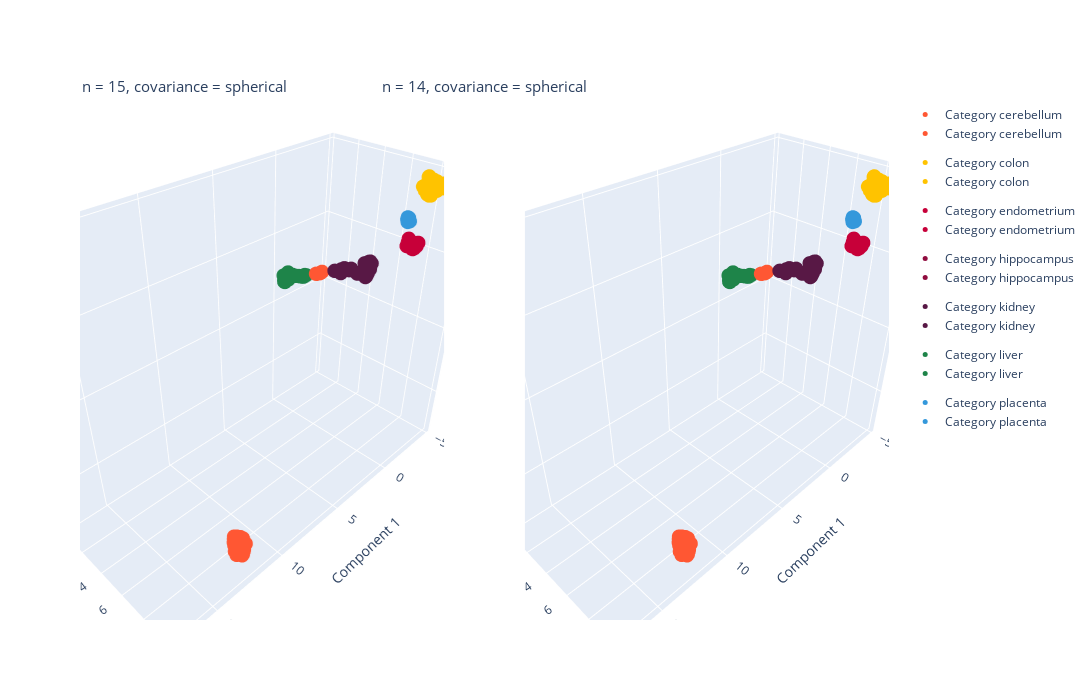

The notebook cell saved with this chart:
### Markdown cell above
By looking at the plots, it can be appreciated some differences, and, based on the fact that class numbers have nothing to do with the gaussian labels inasmuch as the second ones were assigned during the fitting process without having actual labels information. Thus, a check cluster task is performed to visualize the most frequent actual label in each gaussian cluster

### Code cell
# Declaring umap instance to use for plotting
svd_plot = UMAP(n_components=3, random_state=23)

# Creating the X_plot dataset
X_plot = svd_plot.fit_transform(X_sc)

# Plotting with Plotly
colors = ["#FF5733", "#FFC300", "#C70039", "#900C3F", "#581845", "#1E8449", "#3498DB",
          "#FF33FF", "#33FFCC", "#FF6666", "#99CC99", "#3399FF", "#FF9933", "#CC33FF", "#66CCCC"]

fig = make_subplots(rows=1, cols=2, specs=[[{'type': 'scatter3d'}, {'type': 'scatter3d'}]])

bases = pd.DataFrame()

for j in range(2):
    model = gaussian_models[j]
    X_plot_gauss = np.c_[X_plot, gaussian_labels[j]]
    
    # Creating a dataframe with gaussian clusters and actual labels
    base_information = {'gaussian_labels': gaussian_labels[j],
                        'actual_labels': y_label,
                        'label_name': y.to_numpy().ravel()}
    
    data_clusters = pd.DataFrame(base_information)
    
    # querying dataframe to verify most frequent label name per gaussian label
    gaussian_dict = data_clusters.groupby('gaussian_labels').agg({'label_name': lambda x: x.mode().iloc[0]}).to_dict()['label_name']
    data_clusters['predicted_label_name'] = data_clusters['gaussian_labels'].map(gaussian_dict) # predictions
    data_clusters['n_components'] = model.n_components
    data_clusters['covariance_type'] = model.covariance_type
    n_unique_predicted = len(np.unique(data_clusters['predicted_label_name']))

    # store in big dataframe
    bases = pd.concat([bases, data_clusters], axis=0, ignore_index=True)
    
    # Create 3D scatter plot
    for col_index, category in enumerate(np.unique(data_clusters['predicted_label_name'])):
        category_indices = (data_clusters['predicted_label_name'] == category)
        scatter = go.Scatter3d(x=X_plot_gauss[category_indices, 0], y=X_plot_gauss[category_indices, 1], z=X_plot_gauss[category_indices, 2],
                            mode='markers', marker=dict(color=colors[col_index], 
                                                            colorscale='Viridis', size=5),
                           name=f'Category {category}',
                           legendgroup=f'Category {category}')

        fig.add_trace(scatter, row=1, col=j + 1)

titles = [f'n = {gaussian_models[0].n_components}, covariance = {gaussian_models[0].covariance_type}',
          f'n = {gaussian_models[1].n_components}, covariance = {gaussian_models[1].covariance_type}']

# Configure the layout of the plot
fig.update_layout(scene1=dict(xaxis_title='Component 1', yaxis_title='Component 2', zaxis_title='Component 3'),
                  scene2=dict(xaxis_title='Component 1', yaxis_title='Component 2', zaxis_title='Component 3'),
                  width=1500,
                  height=700,
                  annotations=[
                      dict(
                          showarrow=False,
                          text=titles[0],
                          xref='paper', yref='paper',
                          x=0, y=1.05,
                          font=dict(size=15)
                      ),
                      dict(
                          showarrow=False,
                          text=titles[1],
                          xref='paper', yref='paper',
                          x=0.5, y=1.05,
                          font=dict(size=15)
                      )
                  ])

fig.show()

### Figure 1 — Plotly figure (JSON) as saved in the notebook; plotly's stock layout.template omitted (floating-point values rounded to 4 significant figures)
{"data": [{"legendgroup": "Category cerebellum", "marker": {"color": "#FF5733", "colorscale": [[0, "#440154"], [0.1111, "#482878"], [0.2222, "#3e4989"], [0.3333, "#31688e"], [0.4444, "#26828e"], [0.5556, "#1f9e89"], [0.6667, "#35b779"], [0.7778, "#6ece58"], [0.8889, "#b5de2b"], [1, "#fde725"]], "size": 5}, "mode": "markers", "name": "Category cerebellum", "scene": "scene", "type": "scatter3d", "x": [11.74, 11.74, 12.03, 12.01, 11.65, 12.1, 12.02, 11.51, 11.71, 11.77, 11.85, 11.89, 11.85, 11.72, 11.8, 11.83, 11.76, 12.05, 11.53, 12.11, 11.59, 11.75, 11.52, 11.96, 11.66, 11.86, 11.8, 11.35, -0.7358, -0.6822, -0.6384, -0.6488, -0.8209, -0.7867, 16.42, 16.44, 16.46, 16.55, 16.49, 12.18, 12.12, 12.31], "y": [8.561, 8.192, 8.76, 8.5, 8.62, 8.571, 8.703, 8.674, 8.379, 8.305, 8.341, 8.51, 8.308, 8.594, 8.837, 9.1, 8.86, 9.102, 8.733, 9.238, 8.538, 8.983, 8.911, 9.132, 8.628, 9.04, 8.84, 8.585, 3.269, 3.222, 2.999, 2.937, 3.134, 3.29, 1.243, 1.155, 1.054, 1.153, 1.204, 8.861, 8.661, 9.002], "z": [-2.016, -2.272, -2.295, -2.513, -2.019, -2.124, -2.312, -2.19, -2.127, -2.518, -2.426, -2.245, -2.283, -2.849, -3.023, -2.509, -2.585, -2.592, -2.8, -2.64, -2.653, -2.818, -2.449, -2.769, -2.974, -2.735, -2.976, -2.678, 8.173, 8.131, 8.022, 7.997, 8.056, 8.213, 9.651, 9.718, 9.87, 9.799, 9.7, -2.805, -2.813, -2.631]}, {"legendgroup": "Category colon", "marker": {"color": "#FFC300", "colorscale": [[0, "#440154"], [0.1111, "#482878"], [0.2222, "#3e4989"], [0.3333, "#31688e"], [0.4444, "#26828e"], [0.5556, "#1f9e89"], [0.6667, "#35b779"], [0.7778, "#6ece58"], [0.8889, "#b5de2b"], [1, "#fde725"]], "size": 5}, "mode": "markers", "name": "Category colon", "scene": "scene", "type": "scatter3d", "x": [-3.567, -3.753, -3.922, -3.825, -3.369, -3.937, -4.195, -4.281, -4.442, -3.333, -3.224, -3.618, -4.219, -4.301, -4.32, -3.709, -3.312, -3.63, -4.377, -3.979, -3.484, -3.735, -4.462, -3.482, -4.052, -3.501, -3.277, -3.369, -4.242, -3.816, -4.374, -4.588, -4.533, -3.911], "y": [8.398, 8.279, 8.224, 8.363, 8.4, 8.149, 8.557, 8.442, 8.288, 8.209, 8.48, 8.331, 8.406, 8.198, 8.052, 8.227, 8.095, 8.417, 8.592, 7.989, 8.472, 8.422, 8.722, 8.378, 7.991, 8.257, 8.428, 8.21, 8.549, 8.073, 8.08, 8.614, 8.21, 8.009], "z": [13.84, 13.81, 13.92, 13.76, 13.95, 13.83, 14.05, 13.94, 13.94, 14.43, 14.25, 14.67, 13.99, 14.37, 14.24, 14.51, 14.33, 14.61, 14.13, 14.72, 14.43, 14.7, 14.11, 13.93, 14.6, 14.46, 14.02, 14.13, 14.24, 14.05, 14.1, 14.31, 14.35, 14.69]}, {"legendgroup": "Category endometrium", "marker": {"color": "#C70039", "colorscale": [[0, "#440154"], [0.1111, "#482878"], [0.2222, "#3e4989"], [0.3333, "#31688e"], [0.4444, "#26828e"], [0.5556, "#1f9e89"], [0.6667, "#35b779"], [0.7778, "#6ece58"], [0.8889, "#b5de2b"], [1, "#fde725"]], "size": 5}, "mode": "markers", "name": "Category endometrium", "scene": "scene", "type": "scatter3d", "x": [-0.3518, -0.1671, -0.3789, -0.3085, -0.4187, -0.1366, -0.5854, -0.3225, -0.1822, -0.2347, -0.3803, -0.09116, -0.1677, -0.1141, -0.02298], "y": [9.427, 9.851, 9.525, 9.477, 9.529, 9.546, 9.299, 9.39, 9.974, 10.03, 10.02, 10.01, 10.0, 9.85, 9.956], "z": [12.31, 12.46, 12.27, 12.35, 12.33, 12.49, 12.46, 12.15, 12.41, 12.39, 12.52, 12.31, 12.43, 12.21, 12.26]}, {"legendgroup": "Category hippocampus", "marker": {"color": "#900C3F", "colorscale": [[0, "#440154"], [0.1111, "#482878"], [0.2222, "#3e4989"], [0.3333, "#31688e"], [0.4444, "#26828e"], [0.5556, "#1f9e89"], [0.6667, "#35b779"], [0.7778, "#6ece58"], [0.8889, "#b5de2b"], [1, "#fde725"]], "size": 5}, "mode": "markers", "name": "Category hippocampus", "scene": "scene", "type": "scatter3d", "x": [16.72, 16.75, 16.51, 16.75, 16.47, 16.8, 16.52, 16.79, 16.4, 16.49, 16.86, 17.24, 17.18, 17.04, 17.18, 16.62, 16.88, 17.24, 16.86, 16.52, 16.71, 16.67, 16.57, 16.34, 16.41, 16.99, 16.4, 16.73, 16.48, 16.63, 17.36], "y": [0.2079, 0.1954, 0.2075, 0.9799, 0.2715, 0.2648, 0.3996, 0.6083, 0.4901, 0.3161, 0.3209, 0.589, 0.565, 0.43, 0.5655, 0.6189, 0.8309, 0.7131, 0.7784, 0.9415, 1.102, 1.039, 0.3711, 0.9704, 0.8945, 0.9669, 0.8422, 0.6918, 0.7465, 0.3183, 0.6712], "z": [11.41, 11.1, 11.55, 10.81, 11.58, 11.28, 11.3, 10.95, 11.43, 11.44, 10.79, 10.7, 10.64, 10.97, 10.65, 10.96, 10.83, 10.59, 10.54, 10.93, 10.63, 10.7, 11.02, 10.99, 10.65, 10.44, 11.14, 10.58, 11.08, 10.8, 10.59]}, {"legendgroup": "Category kidney", "marker": {"color": "#581845", "colorscale": [[0, "#440154"], [0.1111, "#482878"], [0.2222, "#3e4989"], [0.3333, "#31688e"], [0.4444, "#26828e"], [0.5556, "#1f9e89"], [0.6667, "#35b779"], [0.7778, "#6ece58"], [0.8889, "#b5de2b"], [1, "#fde725"]], "size": 5}, "mode": "markers", "name": "Category kidney", "scene": "scene", "type": "scatter3d", "x": [-1.188, -0.8519, -1.382, -1.345, -1.317, -1.319, -1.223, -1.347, -1.032, -1.351, -1.042, -1.311, -1.17, -1.346, -1.211, -1.213, -1.284, -0.5336, -0.6727, -1.274, -0.7664, -0.5997, -0.5376, -0.771, -1.356, -0.5375, -0.5935, -0.5983, -0.5872, -1.2, -1.263, -1.024, -1.205, -1.248, -1.284, -1.213, -1.042], "y": [6.488, 6.641, 6.08, 6.405, 6.372, 6.298, 6.323, 6.166, 6.582, 6.298, 6.709, 6.267, 6.62, 6.267, 6.341, 6.28, 5.817, 6.934, 6.832, 5.671, 6.798, 7.0, 6.947, 6.786, 5.821, 7.027, 7.091, 6.66, 6.621, 4.77, 4.667, 4.113, 5.107, 5.14, 5.172, 4.488, 4.591], "z": [9.15, 9.699, 8.831, 9.539, 9.517, 8.801, 9.481, 8.982, 9.606, 8.82, 9.606, 8.753, 9.449, 8.758, 9.51, 8.953, 8.832, 10.22, 10.15, 8.783, 10.08, 10.24, 10.29, 9.997, 8.863, 10.33, 10.21, 10.04, 10.05, 8.727, 8.793, 8.497, 8.833, 8.876, 8.93, 8.668, 8.502]}, {"legendgroup": "Category liver", "marker": {"color": "#1E8449", "colorscale": [[0, "#440154"], [0.1111, "#482878"], [0.2222, "#3e4989"], [0.3333, "#31688e"], [0.4444, "#26828e"], [0.5556, "#1f9e89"], [0.6667, "#35b779"], [0.7778, "#6ece58"], [0.8889, "#b5de2b"], [1, "#fde725"]], "size": 5}, "mode": "markers", "name": "Category liver", "scene": "scene", "type": "scatter3d", "x": [-0.5059, -0.4933, -0.3953, -0.4547, -0.4306, -0.3972, -0.3761, -0.4653, -0.4244, -0.6136, -0.07194, -0.303, -0.03927, -0.1398, 0.00228, -0.4438, -0.1096, -0.008095, -0.2703, -0.2331, -0.1879, -0.1247, -0.107, -0.3125], "y": [2.102, 2.224, 2.122, 1.727, 2.003, 1.679, 1.995, 1.083, 1.195, 1.245, 0.6606, 0.6674, 0.7483, 1.025, 0.8436, 0.7401, 0.6997, 0.7868, 0.8055, 0.9343, 0.8204, 0.9259, 0.9071, 0.8185], "z": [7.653, 7.685, 7.585, 7.443, 7.523, 7.467, 7.543, 7.301, 7.331, 7.237, 7.248, 7.24, 6.919, 7.068, 6.859, 7.111, 7.039, 6.854, 7.231, 7.171, 7.353, 7.397, 7.389, 7.438]}, {"legendgroup": "Category placenta", "marker": {"color": "#3498DB", "colorscale": [[0, "#440154"], [0.1111, "#482878"], [0.2222, "#3e4989"], [0.3333, "#31688e"], [0.4444, "#26828e"], [0.5556, "#1f9e89"], [0.6667, "#35b779"], [0.7778, "#6ece58"], [0.8889, "#b5de2b"], [1, "#fde725"]], "size": 5}, "mode": "markers", "name": "Category placenta", "scene": "scene", "type": "scatter3d", "x": [-2.327, -2.411, -2.303, -2.295, -2.323, -2.373], "y": [8.03, 8.107, 8.089, 8.006, 8.004, 8.047], "z": [12.52, 12.56, 12.67, 12.67, 12.79, 12.75]}, {"legendgroup": "Category cerebellum", "marker": {"color": "#FF5733", "colorscale": [[0, "#440154"], [0.1111, "#482878"], [0.2222, "#3e4989"], [0.3333, "#31688e"], [0.4444, "#26828e"], [0.5556, "#1f9e89"], [0.6667, "#35b779"], [0.7778, "#6ece58"], [0.8889, "#b5de2b"], [1, "#fde725"]], "size": 5}, "mode": "markers", "name": "Category cerebellum", "scene": "scene2", "type": "scatter3d", "x": [11.74, 11.74, 12.03, 12.01, 11.65, 12.1, 12.02, 11.51, 11.71, 11.77, 11.85, 11.89, 11.85, 11.72, 11.8, 11.83, 11.76, 12.05, 11.53, 12.11, 11.59, 11.75, 11.52, 11.96, 11.66, 11.86, 11.8, 11.35, -0.7358, -0.6822, -0.6384, -0.6488, -0.8209, -0.7867, 16.42, 16.44, 16.46, 16.55, 16.49, 12.18, 12.12, 12.31], "y": [8.561, 8.192, 8.76, 8.5, 8.62, 8.571, 8.703, 8.674, 8.379, 8.305, 8.341, 8.51, 8.308, 8.594, 8.837, 9.1, 8.86, 9.102, 8.733, 9.238, 8.538, 8.983, 8.911, 9.132, 8.628, 9.04, 8.84, 8.585, 3.269, 3.222, 2.999, 2.937, 3.134, 3.29, 1.243, 1.155, 1.054, 1.153, 1.204, 8.861, 8.661, 9.002], "z": [-2.016, -2.272, -2.295, -2.513, -2.019, -2.124, -2.312, -2.19, -2.127, -2.518, -2.426, -2.245, -2.283, -2.849, -3.023, -2.509, -2.585, -2.592, -2.8, -2.64, -2.653, -2.818, -2.449, -2.769, -2.974, -2.735, -2.976, -2.678, 8.173, 8.131, 8.022, 7.997, 8.056, 8.213, 9.651, 9.718, 9.87, 9.799, 9.7, -2.805, -2.813, -2.631]}, {"legendgroup": "Category colon", "marker": {"color": "#FFC300", "colorscale": [[0, "#440154"], [0.1111, "#482878"], [0.2222, "#3e4989"], [0.3333, "#31688e"], [0.4444, "#26828e"], [0.5556, "#1f9e89"], [0.6667, "#35b779"], [0.7778, "#6ece58"], [0.8889, "#b5de2b"], [1, "#fde725"]], "size": 5}, "mode": "markers", "name": "Category colon", "scene": "scene2", "type": "scatter3d", "x": [-3.567, -3.753, -3.922, -3.825, -3.369, -3.937, -4.195, -4.281, -4.442, -3.333, -3.224, -3.618, -4.219, -4.301, -4.32, -3.709, -3.312, -3.63, -4.377, -3.979, -3.484, -3.735, -4.462, -3.482, -4.052, -3.501, -3.277, -3.369, -4.242, -3.816, -4.374, -4.588, -4.533, -3.911], "y": [8.398, 8.279, 8.224, 8.363, 8.4, 8.149, 8.557, 8.442, 8.288, 8.209, 8.48, 8.331, 8.406, 8.198, 8.052, 8.227, 8.095, 8.417, 8.592, 7.989, 8.472, 8.422, 8.722, 8.378, 7.991, 8.257, 8.428, 8.21, 8.549, 8.073, 8.08, 8.614, 8.21, 8.009], "z": [13.84, 13.81, 13.92, 13.76, 13.95, 13.83, 14.05, 13.94, 13.94, 14.43, 14.25, 14.67, 13.99, 14.37, 14.24, 14.51, 14.33, 14.61, 14.13, 14.72, 14.43, 14.7, 14.11, 13.93, 14.6, 14.46, 14.02, 14.13, 14.24, 14.05, 14.1, 14.31, 14.35, 14.69]}, {"legendgroup": "Category endometrium", "marker": {"color": "#C70039", "colorscale": [[0, "#440154"], [0.1111, "#482878"], [0.2222, "#3e4989"], [0.3333, "#31688e"], [0.4444, "#26828e"], [0.5556, "#1f9e89"], [0.6667, "#35b779"], [0.7778, "#6ece58"], [0.8889, "#b5de2b"], [1, "#fde725"]], "size": 5}, "mode": "markers", "name": "Category endometrium", "scene": "scene2", "type": "scatter3d", "x": [-0.3518, -0.1671, -0.3789, -0.3085, -0.4187, -0.1366, -0.5854, -0.3225, -0.1822, -0.2347, -0.3803, -0.09116, -0.1677, -0.1141, -0.02298], "y": [9.427, 9.851, 9.525, 9.477, 9.529, 9.546, 9.299, 9.39, 9.974, 10.03, 10.02, 10.01, 10.0, 9.85, 9.956], "z": [12.31, 12.46, 12.27, 12.35, 12.33, 12.49, 12.46, 12.15, 12.41, 12.39, 12.52, 12.31, 12.43, 12.21, 12.26]}, {"legendgroup": "Category hippocampus", "marker": {"color": "#900C3F", "colorscale": [[0, "#440154"], [0.1111, "#482878"], [0.2222, "#3e4989"], [0.3333, "#31688e"], [0.4444, "#26828e"], [0.5556, "#1f9e89"], [0.6667, "#35b779"], [0.7778, "#6ece58"], [0.8889, "#b5de2b"], [1, "#fde725"]], "size": 5}, "mode": "markers", "name": "Category hippocampus", "scene": "scene2", "type": "scatter3d", "x": [16.72, 16.75, 16.51, 16.75, 16.47, 16.8, 16.52, 16.79, 16.4, 16.49, 16.86, 17.24, 17.18, 17.04, 17.18, 16.62, 16.88, 17.24, 16.86, 16.52, 16.71, 16.67, 16.57, 16.34, 16.41, 16.99, 16.4, 16.73, 16.48, 16.63, 17.36], "y": [0.2079, 0.1954, 0.2075, 0.9799, 0.2715, 0.2648, 0.3996, 0.6083, 0.4901, 0.3161, 0.3209, 0.589, 0.565, 0.43, 0.5655, 0.6189, 0.8309, 0.7131, 0.7784, 0.9415, 1.102, 1.039, 0.3711, 0.9704, 0.8945, 0.9669, 0.8422, 0.6918, 0.7465, 0.3183, 0.6712], "z": [11.41, 11.1, 11.55, 10.81, 11.58, 11.28, 11.3, 10.95, 11.43, 11.44, 10.79, 10.7, 10.64, 10.97, 10.65, 10.96, 10.83, 10.59, 10.54, 10.93, 10.63, 10.7, 11.02, 10.99, 10.65, 10.44, 11.14, 10.58, 11.08, 10.8, 10.59]}, {"legendgroup": "Category kidney", "marker": {"color": "#581845", "colorscale": [[0, "#440154"], [0.1111, "#482878"], [0.2222, "#3e4989"], [0.3333, "#31688e"], [0.4444, "#26828e"], [0.5556, "#1f9e89"], [0.6667, "#35b779"], [0.7778, "#6ece58"], [0.8889, "#b5de2b"], [1, "#fde725"]], "size": 5}, "mode": "markers", "name": "Category kidney", "scene": "scene2", "type": "scatter3d", "x": [-1.188, -0.8519, -1.382, -1.345, -1.317, -1.319, -1.223, -1.347, -1.032, -1.351, -1.042, -1.311, -1.17, -1.346, -1.211, -1.213, -1.284, -0.5336, -0.6727, -1.274, -0.7664, -0.5997, -0.5376, -0.771, -1.356, -0.5375, -0.5935, -0.5983, -0.5872, -1.2, -1.263, -1.024, -1.205, -1.248, -1.284, -1.213, -1.042], "y": [6.488, 6.641, 6.08, 6.405, 6.372, 6.298, 6.323, 6.166, 6.582, 6.298, 6.709, 6.267, 6.62, 6.267, 6.341, 6.28, 5.817, 6.934, 6.832, 5.671, 6.798, 7.0, 6.947, 6.786, 5.821, 7.027, 7.091, 6.66, 6.621, 4.77, 4.667, 4.113, 5.107, 5.14, 5.172, 4.488, 4.591], "z": [9.15, 9.699, 8.831, 9.539, 9.517, 8.801, 9.481, 8.982, 9.606, 8.82, 9.606, 8.753, 9.449, 8.758, 9.51, 8.953, 8.832, 10.22, 10.15, 8.783, 10.08, 10.24, 10.29, 9.997, 8.863, 10.33, 10.21, 10.04, 10.05, 8.727, 8.793, 8.497, 8.833, 8.876, 8.93, 8.668, 8.502]}, {"legendgroup": "Category liver", "marker": {"color": "#1E8449", "colorscale": [[0, "#440154"], [0.1111, "#482878"], [0.2222, "#3e4989"], [0.3333, "#31688e"], [0.4444, "#26828e"], [0.5556, "#1f9e89"], [0.6667, "#35b779"], [0.7778, "#6ece58"], [0.8889, "#b5de2b"], [1, "#fde725"]], "size": 5}, "mode": "markers", "name": "Category liver", "scene": "scene2", "type": "scatter3d", "x": [-0.5059, -0.4933, -0.3953, -0.4547, -0.4306, -0.3972, -0.3761, -0.4653, -0.4244, -0.6136, -0.07194, -0.303, -0.03927, -0.1398, 0.00228, -0.4438, -0.1096, -0.008095, -0.2703, -0.2331, -0.1879, -0.1247, -0.107, -0.3125], "y": [2.102, 2.224, 2.122, 1.727, 2.003, 1.679, 1.995, 1.083, 1.195, 1.245, 0.6606, 0.6674, 0.7483, 1.025, 0.8436, 0.7401, 0.6997, 0.7868, 0.8055, 0.9343, 0.8204, 0.9259, 0.9071, 0.8185], "z": [7.653, 7.685, 7.585, 7.443, 7.523, 7.467, 7.543, 7.301, 7.331, 7.237, 7.248, 7.24, 6.919, 7.068, 6.859, 7.111, 7.039, 6.854, 7.231, 7.171, 7.353, 7.397, 7.389, 7.438]}, {"legendgroup": "Category placenta", "marker": {"color": "#3498DB", "colorscale": [[0, "#440154"], [0.1111, "#482878"], [0.2222, "#3e4989"], [0.3333, "#31688e"], [0.4444, "#26828e"], [0.5556, "#1f9e89"], [0.6667, "#35b779"], [0.7778, "#6ece58"], [0.8889, "#b5de2b"], [1, "#fde725"]], "size": 5}, "mode": "markers", "name": "Category placenta", "scene": "scene2", "type": "scatter3d", "x": [-2.327, -2.411, -2.303, -2.295, -2.323, -2.373], "y": [8.03, 8.107, 8.089, 8.006, 8.004, 8.047], "z": [12.52, 12.56, 12.67, 12.67, 12.79, 12.75]}], "layout": {"annotations": [{"font": {"size": 15}, "showarrow": false, "text": "n = 15, covariance = spherical", "x": 0, "xref": "paper", "y": 1.05, "yref": "paper"}, {"font": {"size": 15}, "showarrow": false, "text": "n = 14, covariance = spherical", "x": 0.5, "xref": "paper", "y": 1.05, "yref": "paper"}], "height": 700, "scene": {"domain": {"x": [0, 0.45], "y": [0, 1]}, "xaxis": {"title": {"text": "Component 1"}}, "yaxis": {"title": {"text": "Component 2"}}, "zaxis": {"title": {"text": "Component 3"}}}, "scene2": {"domain": {"x": [0.55, 1], "y": [0, 1]}, "xaxis": {"title": {"text": "Component 1"}}, "yaxis": {"title": {"text": "Component 2"}}, "zaxis": {"title": {"text": "Component 3"}}}, "width": 1500}}
